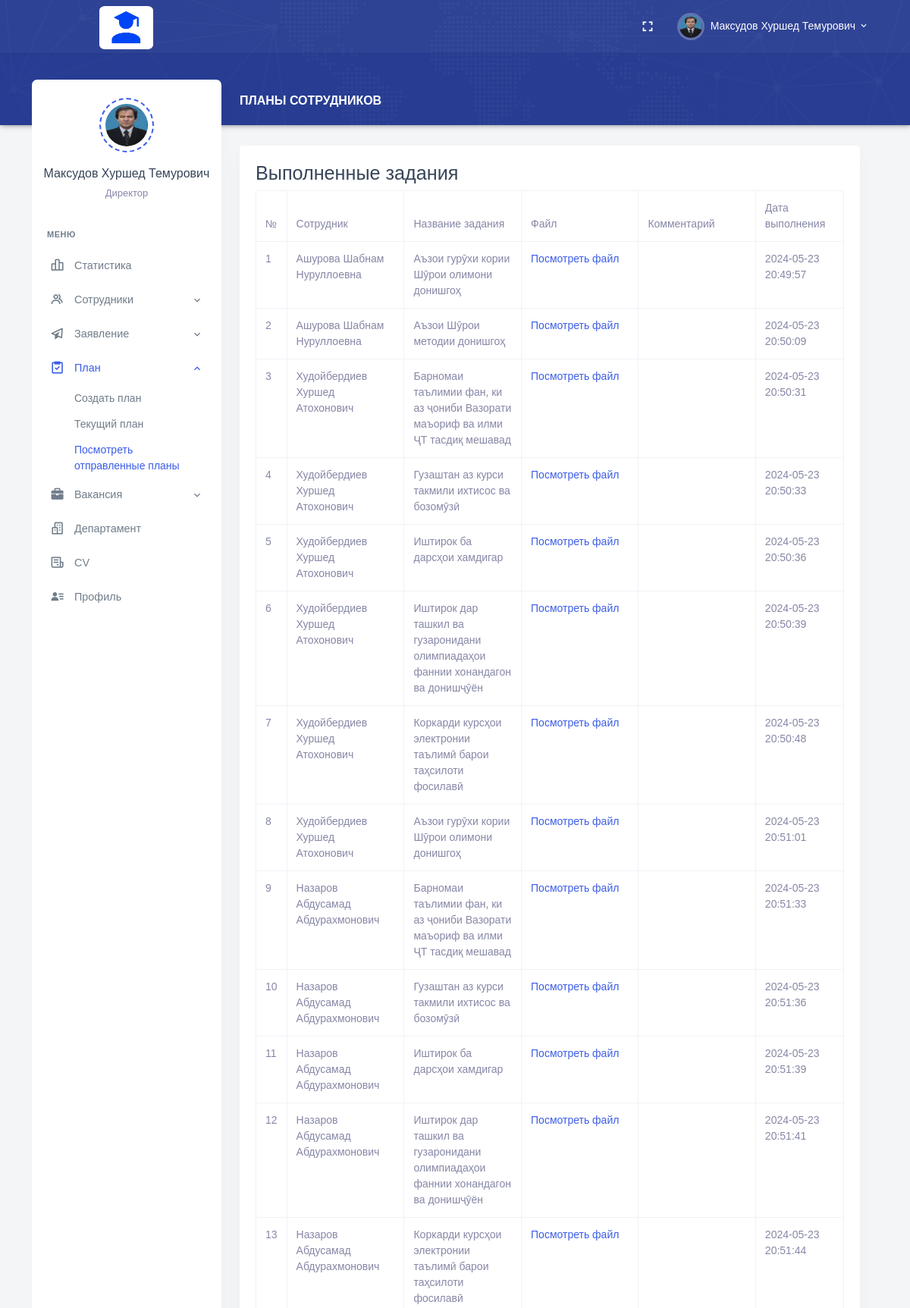
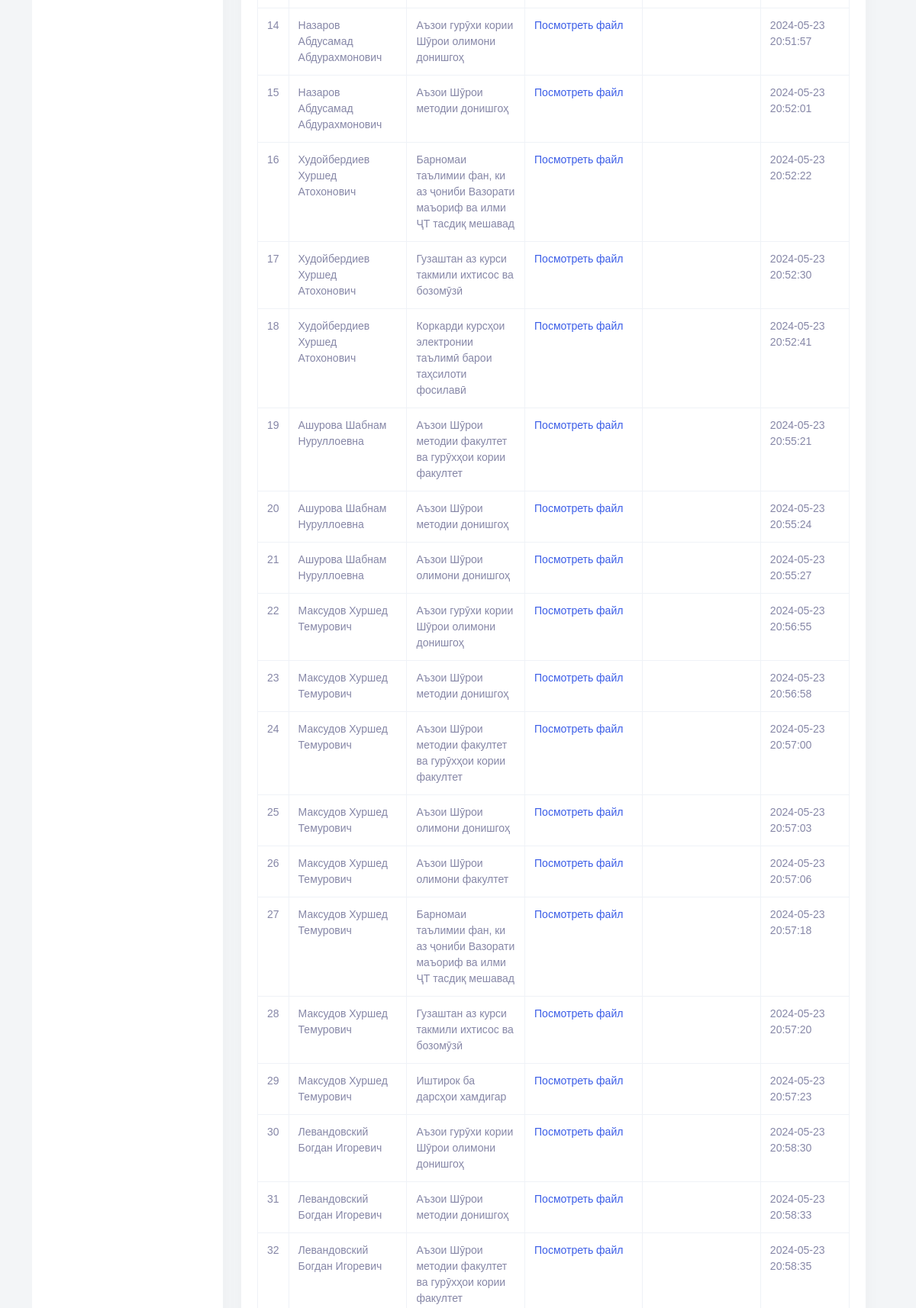
/HR/employees-plans.php (signed in, upper part), run on the app's committed database (2 pictures, top to bottom).
### tables this page shows
CREATE TABLE `employees` (
  `Employee_Id` int NOT NULL AUTO_INCREMENT,
  `Full_Name` varchar(255) DEFAULT NULL,
  `Date_of_Birth` date DEFAULT NULL,
  `Place_of_Birth` varchar(255) DEFAULT NULL,
  `Position_Id` int DEFAULT NULL,
  `Degree_Id` int DEFAULT NULL,
  `Faculty_Id` int DEFAULT NULL,
  `Department_Id` int DEFAULT NULL,
  `User_Role_Id` int DEFAULT NULL,
  `Email` varchar(255) DEFAULT NULL,
  `Phone_Number` varchar(20) DEFAULT NULL,
  `Employee_Number` varchar(20) DEFAULT NULL,
  `Date_Added` date DEFAULT NULL,
  `Path_Photo` varchar(255) DEFAULT NULL,
  `Username` varchar(255) DEFAULT NULL,
  `Password` varchar(255) DEFAULT NULL,
  PRIMARY KEY (`Employee_Id`),
  KEY `Degree_Id` (`Degree_Id`),
  KEY `Faculty_Id` (`Faculty_Id`),
  KEY `Department_Id` (`Department_Id`),
  KEY `User_Role_Id` (`User_Role_Id`),
  KEY `employees_ibfk_1` (`Position_Id`),
  CONSTRAINT `employees_ibfk_1` FOREIGN KEY (`Position_Id`) REFERENCES `positions` (`Position_Id`) ON DELETE CASCADE ON UPDATE CASCADE,
  CONSTRAINT `employees_ibfk_2` FOREIGN KEY (`Degree_Id`) REFERENCES `degrees` (`Degree_Id`) ON DELETE CASCADE ON UPDATE CASCADE,
  CONSTRAINT `employees_ibfk_3` FOREIGN KEY (`Faculty_Id`) REFERENCES `faculties` (`Faculty_Id`) ON DELETE CASCADE ON UPDATE CASCADE,
  CONSTRAINT `employees_ibfk_4` FOREIGN KEY (`Department_Id`) REFERENCES `departments` (`Department_Id`) ON DELETE CASCADE ON UPDATE CASCADE,
  CONSTRAINT `employees_ibfk_5` FOREIGN KEY (`User_Role_Id`) REFERENCES `user_roles` (`User_Role_Id`) ON DELETE CASCADE ON UPDATE CASCADE
);

CREATE TABLE `positions` (
  `Position_Id` int NOT NULL,
  `Position_Name` varchar(255) DEFAULT NULL,
  PRIMARY KEY (`Position_Id`)
);

CREATE TABLE `tasks_completed` (
  `Task_Id` int NOT NULL AUTO_INCREMENT,
  `Employee_Id` int NOT NULL,
  `Plan_Id` int NOT NULL,
  `File_Path` varchar(255) DEFAULT NULL,
  `COMMENT` text,
  `Completion_Date` timestamp NULL DEFAULT CURRENT_TIMESTAMP,
  PRIMARY KEY (`Task_Id`),
  KEY `Employee_Id` (`Employee_Id`),
  KEY `Plan_Id` (`Plan_Id`),
  CONSTRAINT `tasks_completed_ibfk_1` FOREIGN KEY (`Employee_Id`) REFERENCES `employees` (`Employee_Id`),
  CONSTRAINT `tasks_completed_ibfk_2` FOREIGN KEY (`Plan_Id`) REFERENCES `plans` (`Plan_Id`)
);

CREATE TABLE `plans` (
  `Plan_Id` int NOT NULL AUTO_INCREMENT,
  `Plan_Name` varchar(255) DEFAULT NULL,
  `Comment` varchar(255) DEFAULT NULL,
  `Plan_Credit` double DEFAULT NULL,
  PRIMARY KEY (`Plan_Id`)
);

### HR/employees-plans.php (the view)
<?php
require_once "header.php";
require_once "../conn.php";
?>
<div class="main-content">
    <div class="page-content">
        <div class="row">
            <div class="col-12">
                <div class="page-title-box d-flex align-items-center justify-content-between">
                    <h4 class="page-title mb-0 font-size-18">Планы сотрудников</h4>
                </div>
            </div>
        </div>
        <div class="row">
            <div class="col-12">
                <div class="card">
                    <div class="card-body">
                        <h3>Выполненные задания</h3>
                        <div class="table-responsive">
                            <table class="table mb-0 table-bordered border-2">
                                <thead>
                                    <tr>
                                        <th style="width: 5%;">№</th>
                                        <th style="width: 20%;">Сотрудник</th>
                                        <th style="width: 20%;">Название задания</th>
                                        <th style="width: 20%;">Файл</th>
                                        <th style="width: 20%;">Комментарий</th>
                                        <th style="width: 15%;">Дата выполнения</th>
                                    </tr>
                                </thead>
                                <tbody>
                                    <?php
                                    $sql_completed_tasks = "SELECT tasks_completed.*, employees.Full_Name, plans.Plan_Name
                                                            FROM tasks_completed
                                                            LEFT JOIN employees ON tasks_completed.Employee_Id = employees.Employee_Id
                                                            LEFT JOIN plans ON tasks_completed.Plan_Id = plans.Plan_Id";
                                    $result_completed_tasks = $conn->query($sql_completed_tasks);
                                    if ($result_completed_tasks->num_rows > 0) {
                                        $counter = 1;
                                        while ($row = $result_completed_tasks->fetch_assoc()) {
                                            echo "<tr>";
                                            echo "<td>" . $counter . "</td>";
                                            echo "<td>" . $row['Full_Name'] . "</td>";
                                            echo "<td>" . $row['Plan_Name'] . "</td>";
                                            echo "<td><a href='" . $row['File_Path'] . "' target='_blank'>Посмотреть файл</a></td>";
                                            echo "<td>" . $row['COMMENT'] . "</td>";
                                            echo "<td>" . $row['Completion_Date'] . "</td>";
                                            echo "</tr>";
                                            $counter++;
                                        }
                                    } else {
                                        echo "<tr><td colspan='6'>Нет выполненных заданий.</td></tr>";
                                    }
                                    ?>
                                </tbody>
                            </table>
                        </div>
                    </div>
                </div>
            </div>
    </div>
</div>
<?php require_once "footer.php"; ?>

### HR/header.php (shortened to what this page needs)
<?php
    require_once "../conn.php";
    $sql_command = "SELECT e.*, p.Position_Name, e.Path_Photo
    FROM employees e
    INNER JOIN positions p ON e.Position_Id = p.Position_Id
    WHERE e.Username = '{$_SESSION['Username']}'";
$result = mysqli_query($conn, $sql_command);
if (mysqli_num_rows($result) > 0) {
while ($rows = mysqli_fetch_assoc($result)) {
$Full_Name = ucwords($rows["Full_Name"]);
$Position_Name = $rows["Position_Name"];
$Path_Photo = $rows["Path_Photo"];
}
}
?>
<!doctype html>
<html lang="en">
<head>
    <link href="/assets/css/bootstrap.min.css" id="bootstrap-style" rel="stylesheet" type="text/css" />
    <link href="/assets/css/app.min.css" id="app-style" rel="stylesheet" type="text/css" />
    <link href="/assets/libs/datatables.net-bs4/css/dataTables.bootstrap4.min.css" rel="stylesheet" type="text/css" />
    <link href="/assets/libs/datatables.net-buttons-bs4/css/buttons.bootstrap4.min.css" rel="stylesheet"
        type="text/css" />
    <link href="/assets/libs/datatables.net-responsive-bs4/css/responsive.bootstrap4.min.css" rel="stylesheet"
        type="text/css" />
    <link href="/assets/css/icons.min.css" rel="stylesheet" type="text/css" />
</head>
<body data-layout="detached" data-topbar="colored">
<div class="container-fluid">
        <div id="layout-wrapper">
        <header id="page-topbar" class="fixed-top">
                <div class="navbar-header">
                    <div class="container-fluid">
                        <div class="float-end">
                            <div class="dropdown d-none d-lg-inline-block ms-1">
                                <button type="button" class="btn header-item noti-icon waves-effect"
                                    data-toggle="fullscreen">
                                    <i class="mdi mdi-fullscreen"></i>
                                </button>
                            </div>
                            <div class="dropdown d-inline-block">
                                <button type="button" class="btn header-item waves-effect"
                                    id="page-header-user-dropdown" data-bs-toggle="dropdown" aria-haspopup="true"
                                    aria-expanded="false">
                                    <img class="rounded-circle header-profile-user"
                                        src="../Personal/upload/<?php if(!empty($Path_Photo)){ echo $Path_Photo; }else{ echo "1.jpg"; } ?>" alt="Header Avatar">
                                    <span class="d-none d-xl-inline-block ms-1"><?php echo $Full_Name; ?></span>
                                    <i class="mdi mdi-chevron-down d-none d-xl-inline-block"></i>
                                </button>
                            </div>
                        </div>
                        <div>
                            <div class="navbar-brand-box">
                                <a href="index.php" class="logo logo-light" style="margin-left: 65px;">
                                    <span class="logo-lg">
                                        <img src="/assets/images/LogoEX.png" alt="" height="57"
                                            style="border-radius: 10%;">
                                    </span>
                                </a>
                            </div>
                        </div>
                    </div>
            </header>
            <div class="vertical-menu">
                <div class="h-100">
                    <div class="user-wid text-center py-4">
                        <div class="user-img">
                            <img src="../Personal/upload/<?php if(!empty($Path_Photo)){ echo $Path_Photo; }else{ echo "1.jpg"; } ?>" alt=""
                                class="avatar-md mx-auto rounded-circle">
                        </div>
                        <div class="mt-3">
                            <a href="#" class="text-reset fw-medium font-size-16"><?php echo $Full_Name; ?></a>
                            <p class="text-muted mt-1 mb-0 font-size-13"><?php echo $Position_Name; ?></p>
                        </div>
                    </div>
                    <div id="sidebar-menu">
                        <ul class="metismenu list-unstyled" id="side-menu">
                            <li class="menu-title">Меню</li>
                            <li>
                                <a href="index.php" class="waves-effect">
                                    <i class="bx bx-bar-chart-alt-2"></i>
                                    <span>Статистика</span>
                                </a>
                            </li>
                            <li>
                                <a href="javascript: void(0);" class="has-arrow waves-effect">
                                    <i class="bx bx-group"></i>
                                    <span>Сотрудники</span>
                                </a>
                            </li>
                            <li>
                                <a href="javascript: void(0);" class="has-arrow waves-effect">
                                    <i class="bx bx-paper-plane"></i>
                                    <span>Заявление</span>
                                </a>
                            </li>
                            <li>
                                <a href="javascript: void(0);" class="has-arrow waves-effect">
                                    <i class="bx bx-task"></i>
                                    <span>План</span>
                                </a>
                                <ul class="sub-menu" aria-expanded="false">
                                    <li><a href="add-plan.php">Создать план</a></li>
                                    <li><a href="plan.php">Текущий план</a></li>
                                    <li><a href="employees-plans.php">Посмотреть отправленные планы</a></li>
                                </ul>
                            </li>
                            <li>
                                <a href="javascript: void(0);" class="has-arrow waves-effect">
                                    <i class="bx bxs-briefcase"></i>
                                    <span>Вакансия</span>
                                </a>
                            </li>
                            <li>
                                <a href="departament.php" class="waves-effect">
                                    <i class="bx bx-buildings"></i>
                                    <span>Департамент</span>
                                </a>
                            </li>
                            <li>
                                <a href="cv.php" class="waves-effect">
                                    <i class="bx bx bx-receipt"></i>
                                    <span>CV</span>
                                </a>
                            </li>
                            <li>
                                <a href="profile.php" class="waves-effect">
                                    <i class="bx bxs-user-detail"></i>
                                    <span>Профиль</span>
                                </a>
                            </li>
                    </div>
                </div>
            </div>

### HR/header.php (style rules this page uses)
.fixed-top { position: fixed; width: 100%; z-index: 1030; }

### data on the page
employees: Path_Photo (picture), Full_Name "Максудов Хуршед Темурович", Position_Id.Position_Name "Директор"
tasks_completed: Employee_Id.Full_Name "Ашурова Шабнам Нуруллоевна", Plan_Id.Plan_Name "Аъзои гурӯхи кории Шӯрои олимони донишгоҳ", Completion_Date "2024-05-23 20:49:57"
tasks_completed: Employee_Id.Full_Name "Ашурова Шабнам Нуруллоевна", Plan_Id.Plan_Name "Аъзои Шӯрои методии донишгоҳ", Completion_Date "2024-05-23 20:50:09"
tasks_completed: Employee_Id.Full_Name "Худойбердиев Хуршед Атохонович", Plan_Id.Plan_Name "Барномаи таълимии фан, ки аз ҷониби Вазорати маъориф ва илми ҶТ тасдиқ мешавад", Completion_Date "2024-05-23 20:50:31"
tasks_completed: Employee_Id.Full_Name "Худойбердиев Хуршед Атохонович", Plan_Id.Plan_Name "Гузаштан аз курси такмили ихтисос ва бозомӯзӣ", Completion_Date "2024-05-23 20:50:33"
tasks_completed: Employee_Id.Full_Name "Худойбердиев Хуршед Атохонович", Plan_Id.Plan_Name "Иштирок ба дарсҳои хамдигар", Completion_Date "2024-05-23 20:50:36"
tasks_completed: Employee_Id.Full_Name "Худойбердиев Хуршед Атохонович", Plan_Id.Plan_Name "Иштирок дар ташкил ва гузаронидани олимпиадаҳои фаннии хонандагон ва донишҷӯён", Completion_Date "2024-05-23 20:50:39"
tasks_completed: Employee_Id.Full_Name "Худойбердиев Хуршед Атохонович", Plan_Id.Plan_Name "Коркарди курсҳои электронии таълимӣ барои таҳсилоти фосилавӣ", Completion_Date "2024-05-23 20:50:48"
tasks_completed: Employee_Id.Full_Name "Худойбердиев Хуршед Атохонович", Plan_Id.Plan_Name "Аъзои гурӯхи кории Шӯрои олимони донишгоҳ", Completion_Date "2024-05-23 20:51:01"
tasks_completed: Employee_Id.Full_Name "Назаров Абдусамад Абдурахмонович", Plan_Id.Plan_Name "Барномаи таълимии фан, ки аз ҷониби Вазорати маъориф ва илми ҶТ тасдиқ мешавад", Completion_Date "2024-05-23 20:51:33"
tasks_completed: Employee_Id.Full_Name "Назаров Абдусамад Абдурахмонович", Plan_Id.Plan_Name "Гузаштан аз курси такмили ихтисос ва бозомӯзӣ", Completion_Date "2024-05-23 20:51:36"
tasks_completed: Employee_Id.Full_Name "Назаров Абдусамад Абдурахмонович", Plan_Id.Plan_Name "Иштирок ба дарсҳои хамдигар", Completion_Date "2024-05-23 20:51:39"
tasks_completed: Employee_Id.Full_Name "Назаров Абдусамад Абдурахмонович", Plan_Id.Plan_Name "Иштирок дар ташкил ва гузаронидани олимпиадаҳои фаннии хонандагон ва донишҷӯён", Completion_Date "2024-05-23 20:51:41"
tasks_completed: Employee_Id.Full_Name "Назаров Абдусамад Абдурахмонович", Plan_Id.Plan_Name "Коркарди курсҳои электронии таълимӣ барои таҳсилоти фосилавӣ", Completion_Date "2024-05-23 20:51:44"
tasks_completed: Employee_Id.Full_Name "Назаров Абдусамад Абдурахмонович", Plan_Id.Plan_Name "Аъзои гурӯхи кории Шӯрои олимони донишгоҳ", Completion_Date "2024-05-23 20:51:57"
tasks_completed: Employee_Id.Full_Name "Назаров Абдусамад Абдурахмонович", Plan_Id.Plan_Name "Аъзои Шӯрои методии донишгоҳ", Completion_Date "2024-05-23 20:52:01"
tasks_completed: Employee_Id.Full_Name "Худойбердиев Хуршед Атохонович", Plan_Id.Plan_Name "Барномаи таълимии фан, ки аз ҷониби Вазорати маъориф ва илми ҶТ тасдиқ мешавад", Completion_Date "2024-05-23 20:52:22"
tasks_completed: Employee_Id.Full_Name "Худойбердиев Хуршед Атохонович", Plan_Id.Plan_Name "Гузаштан аз курси такмили ихтисос ва бозомӯзӣ", Completion_Date "2024-05-23 20:52:30"
tasks_completed: Employee_Id.Full_Name "Худойбердиев Хуршед Атохонович", Plan_Id.Plan_Name "Коркарди курсҳои электронии таълимӣ барои таҳсилоти фосилавӣ", Completion_Date "2024-05-23 20:52:41"
tasks_completed: Employee_Id.Full_Name "Ашурова Шабнам Нуруллоевна", Plan_Id.Plan_Name "Аъзои Шӯрои методии факултет ва гурӯхҳои кории факултет", Completion_Date "2024-05-23 20:55:21"
tasks_completed: Employee_Id.Full_Name "Ашурова Шабнам Нуруллоевна", Plan_Id.Plan_Name "Аъзои Шӯрои методии донишгоҳ", Completion_Date "2024-05-23 20:55:24"
tasks_completed: Employee_Id.Full_Name "Ашурова Шабнам Нуруллоевна", Plan_Id.Plan_Name "Аъзои Шӯрои олимони донишгоҳ", Completion_Date "2024-05-23 20:55:27"
tasks_completed: Employee_Id.Full_Name "Максудов Хуршед Темурович", Plan_Id.Plan_Name "Аъзои гурӯхи кории Шӯрои олимони донишгоҳ", Completion_Date "2024-05-23 20:56:55"
tasks_completed: Employee_Id.Full_Name "Максудов Хуршед Темурович", Plan_Id.Plan_Name "Аъзои Шӯрои методии донишгоҳ", Completion_Date "2024-05-23 20:56:58"
tasks_completed: Employee_Id.Full_Name "Максудов Хуршед Темурович", Plan_Id.Plan_Name "Аъзои Шӯрои методии факултет ва гурӯхҳои кории факултет", Completion_Date "2024-05-23 20:57:00"
tasks_completed: Employee_Id.Full_Name "Максудов Хуршед Темурович", Plan_Id.Plan_Name "Аъзои Шӯрои олимони донишгоҳ", Completion_Date "2024-05-23 20:57:03"
tasks_completed: Employee_Id.Full_Name "Максудов Хуршед Темурович", Plan_Id.Plan_Name "Аъзои Шӯрои олимони факултет", Completion_Date "2024-05-23 20:57:06"
tasks_completed: Employee_Id.Full_Name "Максудов Хуршед Темурович", Plan_Id.Plan_Name "Барномаи таълимии фан, ки аз ҷониби Вазорати маъориф ва илми ҶТ тасдиқ мешавад", Completion_Date "2024-05-23 20:57:18"
tasks_completed: Employee_Id.Full_Name "Максудов Хуршед Темурович", Plan_Id.Plan_Name "Гузаштан аз курси такмили ихтисос ва бозомӯзӣ", Completion_Date "2024-05-23 20:57:20"
tasks_completed: Employee_Id.Full_Name "Максудов Хуршед Темурович", Plan_Id.Plan_Name "Иштирок ба дарсҳои хамдигар", Completion_Date "2024-05-23 20:57:23"
tasks_completed: Employee_Id.Full_Name "Левандовский Богдан Игоревич", Plan_Id.Plan_Name "Аъзои гурӯхи кории Шӯрои олимони донишгоҳ", Completion_Date "2024-05-23 20:58:30"
tasks_completed: Employee_Id.Full_Name "Левандовский Богдан Игоревич", Plan_Id.Plan_Name "Аъзои Шӯрои методии донишгоҳ", Completion_Date "2024-05-23 20:58:33"
tasks_completed: Employee_Id.Full_Name "Левандовский Богдан Игоревич", Plan_Id.Plan_Name "Аъзои Шӯрои методии факултет ва гурӯхҳои кории факултет", Completion_Date "2024-05-23 20:58:35"
